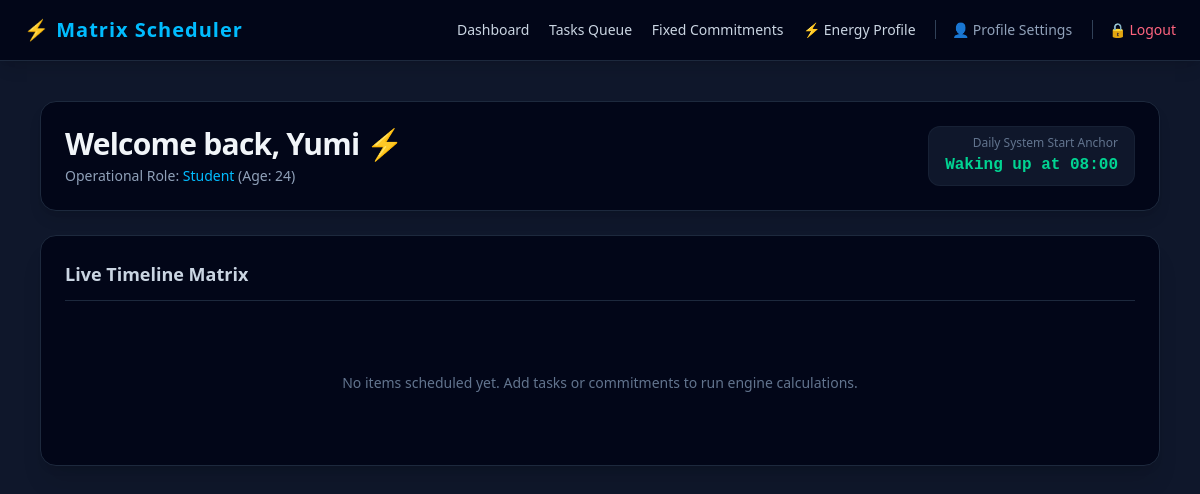
/ (signed in), run on the app's committed database.
### tables this page shows
CREATE TABLE user_profile (
                id INTEGER PRIMARY KEY AUTOINCREMENT,
                name TEXT NOT NULL,
                age INTEGER,
                occupation TEXT,
                wake_time TEXT NOT NULL,
                email TEXT UNIQUE NOT NULL,
                password_hash TEXT NOT NULL
            );

### app.py (the view)
@app.route('/')
def index():
    if not is_authenticated():
        return redirect(url_for('login'))
    db = get_db()
    profile = db.execute("SELECT * FROM user_profile WHERE id = ?", (session['user_id'],)).fetchone()
    if not profile:
        session.clear()
        return redirect(url_for('login'))
    timeline = run_scheduling_engine(session['user_id'])
    all_tasks = db.execute("SELECT * FROM tasks WHERE user_id = ? AND is_completed = 0", (session['user_id'],)).fetchall()
    return render_template('index.html', timeline=timeline, profile=profile, tasks=all_tasks)

### app.py (called while the page is built)
def get_db():
    conn = sqlite3.connect(DATABASE, check_same_thread=False)
    conn.row_factory = sqlite3.Row
    return conn

def is_authenticated():
    return "user_id" in session

### templates/index.html (shortened to what this page needs)
{% extends 'base.html' %}
{% block content %}
<div class="space-y-6">
    <header class="flex flex-col md:flex-row md:justify-between md:items-center bg-slate-950 border border-slate-800 p-6 rounded-2xl shadow-lg">
        <div>
            <h1 class="text-3xl font-extrabold tracking-tight">Welcome back, {{ profile.name }} ⚡</h1>
            <p class="text-slate-400 text-sm mt-1">Operational Role: <span class="text-sky-400 font-medium">{{ profile.occupation }}</span> (Age: {{ profile.age }})</p>
        </div>
        <div class="text-left md:text-right mt-4 md:mt-0 bg-slate-900 border border-slate-800/60 px-4 py-2 rounded-xl">
            <span class="text-xs text-slate-500 block">Daily System Start Anchor</span>
            <span class="text-md font-mono text-emerald-400 font-bold">Waking up at {{ profile.wake_time }}</span>
        </div>
    </header>
    <div class="bg-slate-950 border border-slate-800 rounded-2xl p-6 shadow-xl">
        <h2 class="text-lg font-bold border-b border-slate-800 pb-3 mb-6 text-slate-300">Live Timeline Matrix</h2>
        {% if not timeline %}
        <div class="text-center py-12 text-slate-500 text-sm">No items scheduled yet. Add tasks or commitments to run engine calculations.</div>
        {% endif %}
    </div>
</div>
{% endblock %}

### data on the page
user_profile: name "Yumi", occupation "Student", age "24", wake_time "08:00"
